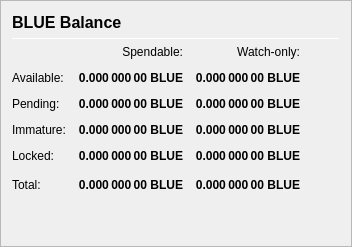
                   <widget class="QFrame" name="frame_Balances">
                    <property name="frameShape">
                     <enum>QFrame::StyledPanel</enum>
                    </property>
                    <property name="frameShadow">
                     <enum>QFrame::Raised</enum>
                    </property>
                    <layout class="QVBoxLayout" name="verticalLayout_4">
                     <item>
                      <layout class="QHBoxLayout" name="horizontalLayout_4">
                       <item>
                        <widget class="QLabel" name="label_5">
                         <property name="minimumSize">
                          <size>
                           <width>0</width>
                           <height>20</height>
                          </size>
                         </property>
                         <property name="font">
                          <font>
                           <pointsize>12</pointsize>
                           <weight>75</weight>
                           <bold>true</bold>
                          </font>
                         </property>
                         <property name="text">
                          <string>BLUE Balance</string>
                         </property>
                        </widget>
                       </item>
                       <!-- <item>
                        <widget class="QLabel" name="labelBLUEPercent">
                         <property name="text">
                          <string notr="true">0 %</string>
                         </property>
                        </widget>
                       </item> -->
                       <item>
                        <spacer name="horizontalSpacer_3">
                         <property name="orientation">
                          <enum>Qt::Horizontal</enum>
                         </property>
                         <property name="sizeHint" stdset="0">
                          <size>
                           <width>40</width>
                           <height>20</height>
                          </size>
                         </property>
                        </spacer>
                       </item>
                      </layout>
                     </item>
                     <item>
                      <widget class="Line" name="line_Balance">
                       <property name="minimumSize">
                        <size>
                         <width>0</width>
                         <height>1</height>
                        </size>
                       </property>
                       <property name="maximumSize">
                        <size>
                         <width>16777215</width>
                         <height>1</height>
                        </size>
                       </property>
                       <property name="orientation">
                        <enum>Qt::Horizontal</enum>
                       </property>
                      </widget>
                     </item>
                     <item>
                      <layout class="QGridLayout" name="gridLayout">
                       <property name="spacing">
                        <number>12</number>
                       </property>
                       <item row="0" column="1">
                        <widget class="QLabel" name="labelSpendable">
                         <property name="text">
                          <string>Spendable:</string>
                         </property>
                         <property name="alignment">
                          <set>Qt::AlignRight|Qt::AlignTrailing|Qt::AlignVCenter</set>
                         </property>
                        </widget>
                       </item>
                       <item row="0" column="2">
                        <widget class="QLabel" name="labelWatchonly">
                         <property name="text">
                          <string>Watch-only:</string>
                         </property>
                         <property name="alignment">
                          <set>Qt::AlignRight|Qt::AlignTrailing|Qt::AlignVCenter</set>
                         </property>
                        </widget>
                       </item>
                       <item row="1" column="0">
                        <widget class="QLabel" name="labelBalanceText">
                         <property name="text">
                          <string>Available:</string>
                         </property>
                        </widget>
                       </item>
                       <item row="1" column="1">
                        <widget class="QLabel" name="labelBalance">
                         <property name="font">
                          <font>
                           <weight>75</weight>
                           <bold>true</bold>
                          </font>
                         </property>
                         <property name="cursor">
                          <cursorShape>IBeamCursor</cursorShape>
                         </property>
                         <property name="toolTip">
                          <string>Your current spendable balance</string>
                         </property>
                         <property name="text">
                          <string notr="true">0.000 000 00 BLUE</string>
                         </property>
                         <property name="alignment">
                          <set>Qt::AlignRight|Qt::AlignTrailing|Qt::AlignVCenter</set>
                         </property>
                         <property name="textInteractionFlags">
                          <set>Qt::LinksAccessibleByMouse|Qt::TextSelectableByKeyboard|Qt::TextSelectableByMouse</set>
                         </property>
                        </widget>
                       </item>
                       <item row="1" column="2">
                        <widget class="QLabel" name="labelWatchAvailable">
                         <property name="font">
                          <font>
                           <weight>75</weight>
                           <bold>true</bold>
                          </font>
                         </property>
                         <property name="cursor">
                          <cursorShape>IBeamCursor</cursorShape>
                         </property>
                         <property name="toolTip">
                          <string>Your current balance in watch-only addresses</string>
                         </property>
                         <property name="text">
                          <string notr="true">0.000 000 00 BLUE</string>
                         </property>
                         <property name="alignment">
                          <set>Qt::AlignRight|Qt::AlignTrailing|Qt::AlignVCenter</set>
                         </property>
                         <property name="textInteractionFlags">
                          <set>Qt::LinksAccessibleByMouse|Qt::TextSelectableByKeyboard|Qt::TextSelectableByMouse</set>
                         </property>
                        </widget>
                       </item>
                       <item row="2" column="0">
                        <widget class="QLabel" name="labelPendingText">
                         <property name="text">
                          <string>Pending:</string>
                         </property>
                        </widget>
                       </item>
                       <item row="2" column="1">
                        <widget class="QLabel" name="labelUnconfirmed">
                         <property name="font">
                          <font>
                           <weight>75</weight>
                           <bold>true</bold>
                          </font>
                         </property>
                         <property name="cursor">
                          <cursorShape>IBeamCursor</cursorShape>
                         </property>
                         <property name="toolTip">
                          <string>Total of transactions that have yet to be confirmed, and do not yet count toward the spendable balance</string>
                         </property>
                         <property name="text">
                          <string notr="true">0.000 000 00 BLUE</string>
                         </property>
                         <property name="alignment">
                          <set>Qt::AlignRight|Qt::AlignTrailing|Qt::AlignVCenter</set>
                         </property>
                         <property name="textInteractionFlags">
                          <set>Qt::LinksAccessibleByMouse|Qt::TextSelectableByKeyboard|Qt::TextSelectableByMouse</set>
                         </property>
                        </widget>
                       </item>
                       <item row="2" column="2">
                        <widget class="QLabel" name="labelWatchPending">
                         <property name="font">
                          <font>
                           <weight>75</weight>
                           <bold>true</bold>
                          </font>
                         </property>
                         <property name="cursor">
                          <cursorShape>IBeamCursor</cursorShape>
                         </property>
                         <property name="toolTip">
                          <string>Unconfirmed transactions to watch-only addresses</string>
                         </property>
                         <property name="text">
                          <string notr="true">0.000 000 00 BLUE</string>
                         </property>
                         <property name="alignment">
                          <set>Qt::AlignRight|Qt::AlignTrailing|Qt::AlignVCenter</set>
                         </property>
                         <property name="textInteractionFlags">
                          <set>Qt::LinksAccessibleByMouse|Qt::TextSelectableByKeyboard|Qt::TextSelectableByMouse</set>
                         </property>
                        </widget>
                       </item>
                       <item row="3" column="0">
                        <widget class="QLabel" name="labelImmatureText">
                         <property name="text">
                          <string>Immature:</string>
                         </property>
                        </widget>
                       </item>
                       <item row="3" column="1">
                        <widget class="QLabel" name="labelImmature">
                         <property name="font">
                          <font>
                           <weight>75</weight>
                           <bold>true</bold>
                          </font>
                         </property>
                         <property name="cursor">
                          <cursorShape>IBeamCursor</cursorShape>
                         </property>
                         <property name="toolTip">
                          <string>Staked or masternode rewards that has not yet matured</string>
                         </property>
                         <property name="text">
                          <string notr="true">0.000 000 00 BLUE</string>
                         </property>
                         <property name="alignment">
                          <set>Qt::AlignRight|Qt::AlignTrailing|Qt::AlignVCenter</set>
                         </property>
                         <property name="textInteractionFlags">
                          <set>Qt::LinksAccessibleByMouse|Qt::TextSelectableByKeyboard|Qt::TextSelectableByMouse</set>
                         </property>
                        </widget>
                       </item>
                       <item row="3" column="2">
                        <widget class="QLabel" name="labelWatchImmature">
                         <property name="font">
                          <font>
                           <weight>75</weight>
                           <bold>true</bold>
                          </font>
                         </property>
                         <property name="cursor">
                          <cursorShape>IBeamCursor</cursorShape>
                         </property>
                         <property name="toolTip">
                          <string>Staked or masternode rewards in watch-only addresses that has not yet matured</string>
                         </property>
                         <property name="text">
                          <string notr="true">0.000 000 00 BLUE</string>
                         </property>
                         <property name="alignment">
                          <set>Qt::AlignRight|Qt::AlignTrailing|Qt::AlignVCenter</set>
                         </property>
                         <property name="textInteractionFlags">
                          <set>Qt::LinksAccessibleByMouse|Qt::TextSelectableByKeyboard|Qt::TextSelectableByMouse</set>
                         </property>
                        </widget>
                       </item>
                       <item row="4" column="0">
                        <widget class="QLabel" name="labelLockedBalanceText">
                         <property name="toolTip">
                          <string>Locked BLUE or Masternode collaterals.</string>
                         </property>
                         <property name="text">
                          <string>Locked:</string>
                         </property>
                        </widget>
                       </item>
                       <item row="4" column="1">
                        <widget class="QLabel" name="labelLockedBalance">
                         <property name="font">
                          <font>
                           <weight>75</weight>
                           <bold>true</bold>
                          </font>
                         </property>
                         <property name="cursor">
                          <cursorShape>IBeamCursor</cursorShape>
                         </property>
                         <property name="toolTip">
                          <string>Locked BLUE or Masternode collaterals.</string>
                         </property>
                         <property name="text">
                          <string notr="true">0.000 000 00 BLUE</string>
                         </property>
                         <property name="alignment">
                          <set>Qt::AlignRight|Qt::AlignTrailing|Qt::AlignVCenter</set>
                         </property>
                         <property name="textInteractionFlags">
                          <set>Qt::LinksAccessibleByMouse|Qt::TextSelectableByKeyboard|Qt::TextSelectableByMouse</set>
                         </property>
                        </widget>
                       </item>
                       <item row="4" column="2">
                        <widget class="QLabel" name="labelWatchLocked">
                         <property name="font">
                          <font>
                           <weight>75</weight>
                           <bold>true</bold>
                          </font>
                         </property>
                         <property name="cursor">
                          <cursorShape>IBeamCursor</cursorShape>
                         </property>
                         <property name="toolTip">
                          <string>Current locked balance in watch-only addresses</string>
                         </property>
                         <property name="text">
                          <string notr="true">0.000 000 00 BLUE</string>
                         </property>
                         <property name="alignment">
                          <set>Qt::AlignRight|Qt::AlignTrailing|Qt::AlignVCenter</set>
                         </property>
                         <property name="textInteractionFlags">
                          <set>Qt::LinksAccessibleByMouse|Qt::TextSelectableByKeyboard|Qt::TextSelectableByMouse</set>
                         </property>
                        </widget>
                       </item>
                       <item row="5" column="0">
                        <widget class="QLabel" name="labelTotalText">
                         <property name="text">
                          <string>Total:</string>
                         </property>
                         <property name="toolTip">
                          <string>Your current Bluecoin balance, unconfirmed and immature transactions included</string>
                         </property>
                        </widget>
                       </item>
                       <item row="5" column="1">
                        <widget class="QLabel" name="labelTotal">
                         <property name="font">
                          <font>
                           <weight>75</weight>
                           <bold>true</bold>
                          </font>
                         </property>
                         <property name="cursor">
                          <cursorShape>IBeamCursor</cursorShape>
                         </property>
                         <property name="toolTip">
                          <string>Your current Bluecoin balance, unconfirmed and immature transactions included</string>
                         </property>
                         <property name="text">
                          <string notr="true">0.000 000 00 BLUE</string>
                         </property>
                         <property name="alignment">
                          <set>Qt::AlignRight|Qt::AlignTrailing|Qt::AlignVCenter</set>
                         </property>
                         <property name="textInteractionFlags">
                          <set>Qt::LinksAccessibleByMouse|Qt::TextSelectableByKeyboard|Qt::TextSelectableByMouse</set>
                         </property>
                        </widget>
                       </item>
                       <item row="5" column="2">
                        <widget class="QLabel" name="labelWatchTotal">
                         <property name="font">
                          <font>
                           <weight>75</weight>
                           <bold>true</bold>
                          </font>
                         </property>
                         <property name="cursor">
                          <cursorShape>IBeamCursor</cursorShape>
                         </property>
                         <property name="toolTip">
                          <string>Current total balance in watch-only addresses</string>
                         </property>
                         <property name="text">
                          <string notr="true">0.000 000 00 BLUE</string>
                         </property>
                         <property name="alignment">
                          <set>Qt::AlignRight|Qt::AlignTrailing|Qt::AlignVCenter</set>
                         </property>
                         <property name="textInteractionFlags">
                          <set>Qt::LinksAccessibleByMouse|Qt::TextSelectableByKeyboard|Qt::TextSelectableByMouse</set>
                         </property>
                        </widget>
                       </item>
                       <item row="5" column="3">
                        <spacer name="horizontalSpacer_9">
                         <property name="orientation">
                          <enum>Qt::Horizontal</enum>
                         </property>
                         <property name="sizeHint" stdset="0">
                          <size>
                           <width>40</width>
                           <height>20</height>
                          </size>
                         </property>
                        </spacer>
                       </item>
                      </layout>
                     </item>
                     <item>
                      <spacer name="verticalSpacer_3">
                       <property name="orientation">
                        <enum>Qt::Vertical</enum>
                       </property>
                       <property name="sizeHint" stdset="0">
                        <size>
                         <width>20</width>
                         <height>40</height>
                        </size>
                       </property>
                      </spacer>
                     </item>
                    </layout>
                   </widget>
